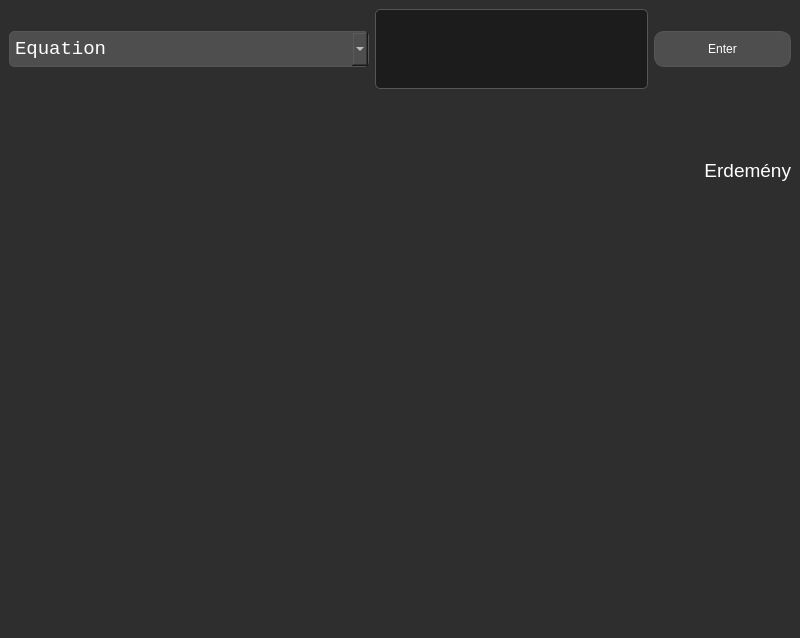
<?xml version="1.0" encoding="UTF-8"?>
<ui version="4.0">
 <class>Egyenlet</class>
 <widget class="QMainWindow" name="Egyenlet">
  <property name="geometry">
   <rect>
    <x>0</x>
    <y>0</y>
    <width>800</width>
    <height>638</height>
   </rect>
  </property>
  <property name="minimumSize">
   <size>
    <width>800</width>
    <height>600</height>
   </size>
  </property>
  <property name="windowTitle">
   <string>Egyenlet</string>
  </property>
  <property name="styleSheet">
   <string notr="true">QComboBox {
            background-color: #4E4E4E;
            font-family: 'Courier New', Courier, monospace;
            color: #FFFFFF;
            border: 1px solid #555555;
            border-radius: 5px;
            padding: 5px;
        }
        QComboBox#comboBox {
        font-family: 'Courier New', Courier, monospace;
        width: 330px;
        }
QComboBox QAbstractItemView {
            font-family: 'Courier New', Courier, monospace;
            background-color: #4E4E4E;
            selection-background-color: #5E5E5E;
            color: #FFFFFF;
        }</string>
  </property>
  <property name="animated">
   <bool>true</bool>
  </property>
  <property name="unifiedTitleAndToolBarOnMac">
   <bool>false</bool>
  </property>
  <widget class="QWidget" name="centralwidget">
   <property name="styleSheet">
    <string notr="true">        QWidget#centralwidget {
            background-color: #2E2E2E;
        }</string>
   </property>
   <layout class="QVBoxLayout" name="verticalLayout_2">
    <item>
     <layout class="QVBoxLayout" name="verticalLayout" stretch="1,2,5">
      <item>
       <layout class="QHBoxLayout" name="horizontalLayout" stretch="2,2,1">
        <item>
         <widget class="QComboBox" name="comboBox">
          <property name="font">
           <font>
            <family>Courier New</family>
            <pointsize>14</pointsize>
           </font>
          </property>
          <property name="styleSheet">
           <string notr="true"/>
          </property>
          <item>
           <property name="text">
            <string>Equation</string>
           </property>
          </item>
          <item>
           <property name="text">
            <string>System of Equations</string>
           </property>
          </item>
          <item>
           <property name="text">
            <string>Fourier Series</string>
           </property>
          </item>
         </widget>
        </item>
        <item>
         <widget class="QTextEdit" name="text_edit">
          <property name="styleSheet">
           <string notr="true">QTextEdit#text_edit{
            background: #1C1C1C;
            color: #FFFFFF;
            font-family: 'Courier New', Courier, monospace;
            font-size: 14pt;
        }
 QTextEdit{
            background-color: #1C1C1C;
            color: #FFFFFF;
            font-size: 14pt;
            font-family: 'Courier New', Courier, monospace;
            border: 1px solid #555555;
            border-radius: 5px;
            padding: 5px;
        }</string>
          </property>
         </widget>
        </item>
        <item>
         <widget class="QPushButton" name="pushButton">
          <property name="styleSheet">
           <string notr="true">QPushButton {
            background-color: #4E4E4E;
            color: #FFFFFF;
            border: 1px solid #555555;
            border-radius: 10px;
            padding: 10px;
        }
        QPushButton:hover {
            background-color: #5E5E5E;
        }
        QPushButton:pressed {
            background-color: #6E6E6E;
        }</string>
          </property>
          <property name="text">
           <string>Enter</string>
          </property>
         </widget>
        </item>
       </layout>
      </item>
      <item>
       <widget class="QLabel" name="label_2">
        <property name="sizePolicy">
         <sizepolicy hsizetype="Preferred" vsizetype="Preferred">
          <horstretch>0</horstretch>
          <verstretch>0</verstretch>
         </sizepolicy>
        </property>
        <property name="font">
         <font>
          <pointsize>14</pointsize>
         </font>
        </property>
        <property name="styleSheet">
         <string notr="true">QLabel#label_2 {
            color: #FFFFFF;
            font-size: 14pt;
            qproperty-alignment: 'AlignRight | AlignTrailing | AlignVCenter';
        }</string>
        </property>
        <property name="text">
         <string>Erdemény</string>
        </property>
        <property name="alignment">
         <set>Qt::AlignRight|Qt::AlignTrailing|Qt::AlignVCenter</set>
        </property>
       </widget>
      </item>
      <item>
       <widget class="QWidget" name="canvaswidget" native="true"/>
      </item>
     </layout>
    </item>
   </layout>
  </widget>
 </widget>
 <resources/>
 <connections/>
</ui>
